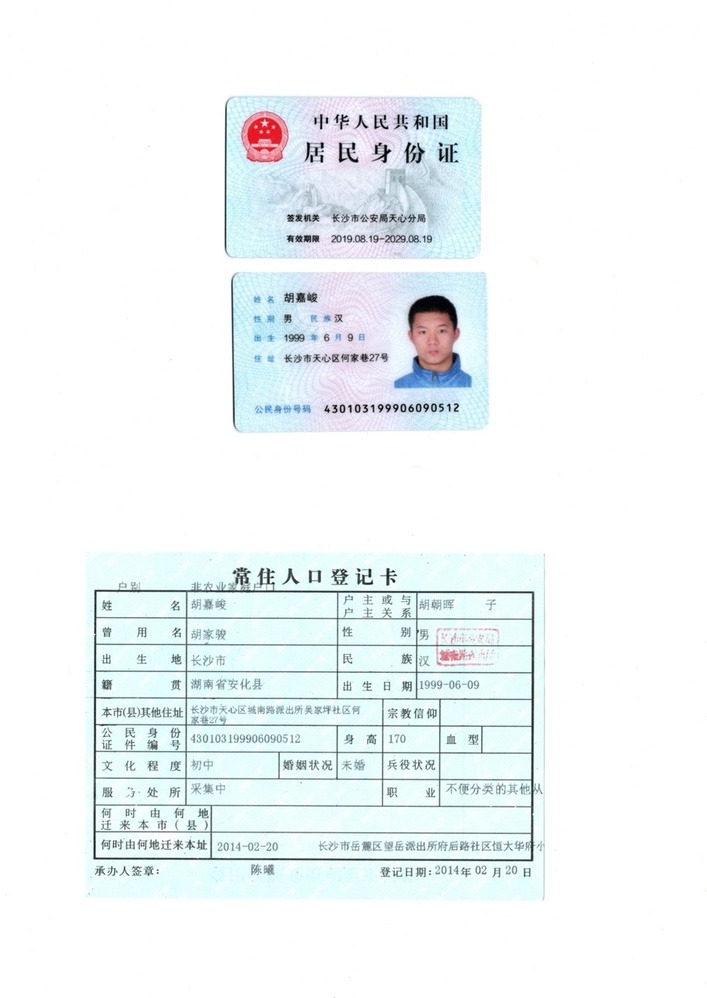
//> input picture ID_pics/Personal_ID.jpg, 707 x 998 px, shrunk from 1013 x 1431 before the run, given in place of white.MOV, which was not available
$ ./ConsoleApplication1   (built with g++ and OpenCV 4)
//> lines starting //> are read from the running program, lines starting //| are printed output that depends on the picture; after the words box and inside, x2 and y2 are one past the last pixel; in counts of white or black regions, pixels touching at a corner belong together; pictures that were not available may be replaced by others from this repository, and a replacement may not be noted

#include <iostream>
#include <stdint.h>
//opencv headfiles
#include "opencv2/opencv.hpp"
#include<opencv2/highgui/highgui.hpp>
#include<opencv2/core/core.hpp>
#include<opencv2/imgproc/imgproc.hpp>
#include<opencv2/video.hpp>
#include <string.h>

using namespace std;
using namespace cv;

const string Threshold_window_name = "Threshold Demo";
const string BGR_2_HSV_window_name = "HSV Demo";
const string BGR_2_HSV_Bar_Window = "HSV track_Bar Demo";

const string Threshold_bar_name = "Threshold_track_bar";
const string BGR_2_HSV_bar_name = "HSV_track_bar";

int initial_value = 0; // initial value of trackbar
int track_value = 255; //maxima and current value of trackbar

int H_Min = 0;
int H_Max = 255;
int S_Min = 0;
int S_Max = 255;
int V_Min = 0;
int V_Max = 255;

Mat eroded, dilated, draw_output;
void Threshold_Demo(int, void*); // function to monitor threshold change in the frame

void HSV_Demo(int, void*);//function to monitor HSV value change in the frame

void Creat_HSV_Trackbar(); // trackbar installed to finout intrested HSV value ranges

void cycle_play_vedio();
Mat  Threshold, frame, HSV_demo, HSV_filted;
int main()
{
	vector<vector<Point>> contours;
	vector<Vec4i>hierarchy;


	namedWindow(Threshold_window_name, WINDOW_FREERATIO);
	namedWindow(BGR_2_HSV_window_name, WINDOW_FREERATIO);
	namedWindow(BGR_2_HSV_Bar_Window, WINDOW_FREERATIO);
	namedWindow("show", WINDOW_FREERATIO);
	namedWindow("eroded", WINDOW_FREERATIO);
	namedWindow("dilated", WINDOW_FREERATIO);
	namedWindow("contours", WINDOW_FREERATIO);
	Creat_HSV_Trackbar();
//> slider 'H_Lower_Limit' is set to 51
//> slider 'S_Lower_Limit' is set to 51
//> slider 'V_Lower_Limit' is set to 51
	VideoCapture vid("white.MOV");
	//frame = imread("black.PNG");
	while (vid.read(frame))
	{
//> frame is the input picture: 998 rows x 707 cols, CV_8UC3; mean B, G, R 247.1, 245.7, 240.3
		// read in stream
		//vid >> frame;
		if (frame.empty())
		{
			cout << "File Open Error!!" << endl;
		}
		imshow("show", frame);
		// convert BGR to HSV
		cvtColor(frame, HSV_demo, COLOR_BGR2HSV);
//> HSV_demo: 998 rows x 707 cols, CV_8UC3; mean H, S, V 35.6, 9.5, 247.7
		// filter color
		inRange(HSV_demo, Scalar(H_Min, S_Min,V_Min), Scalar(H_Max, S_Max, V_Max), HSV_filted);
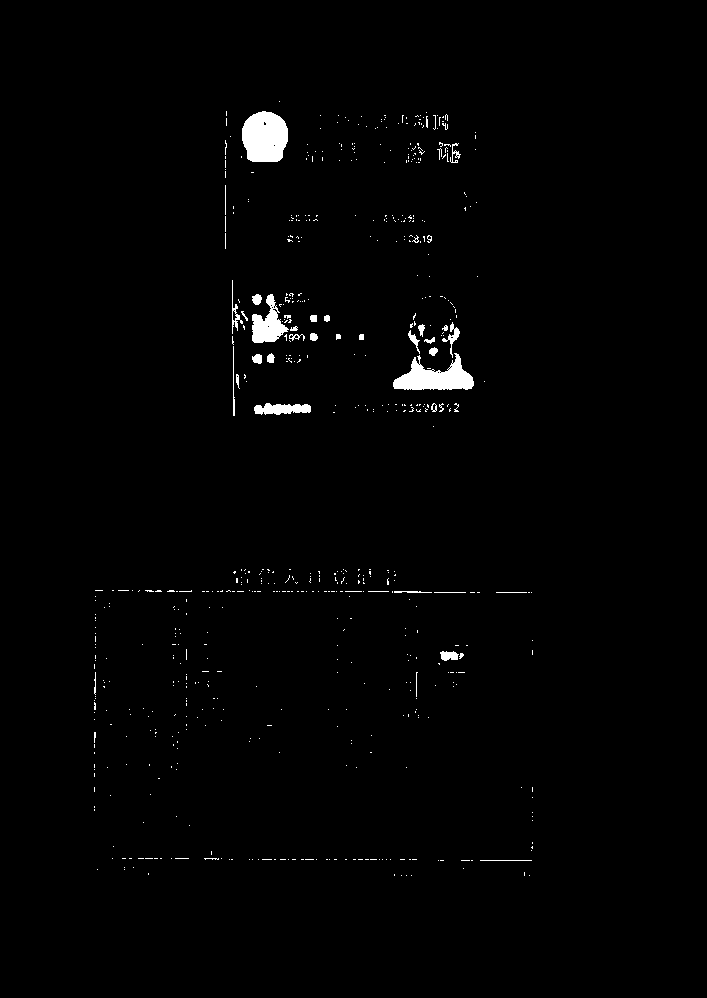
//> HSV_filted: 998 rows x 707 cols, CV_8UC1; 1.2% white; 635 white regions (593 under 20 px), largest, box (x1, y1, x2, y2) and area: (242, 111, 288, 162) 1928, (393, 353, 474, 390) 1639, (252, 294, 289, 343) 922
		imshow(BGR_2_HSV_window_name, HSV_filted);
		blur(HSV_filted,HSV_filted,Size(3, 3));
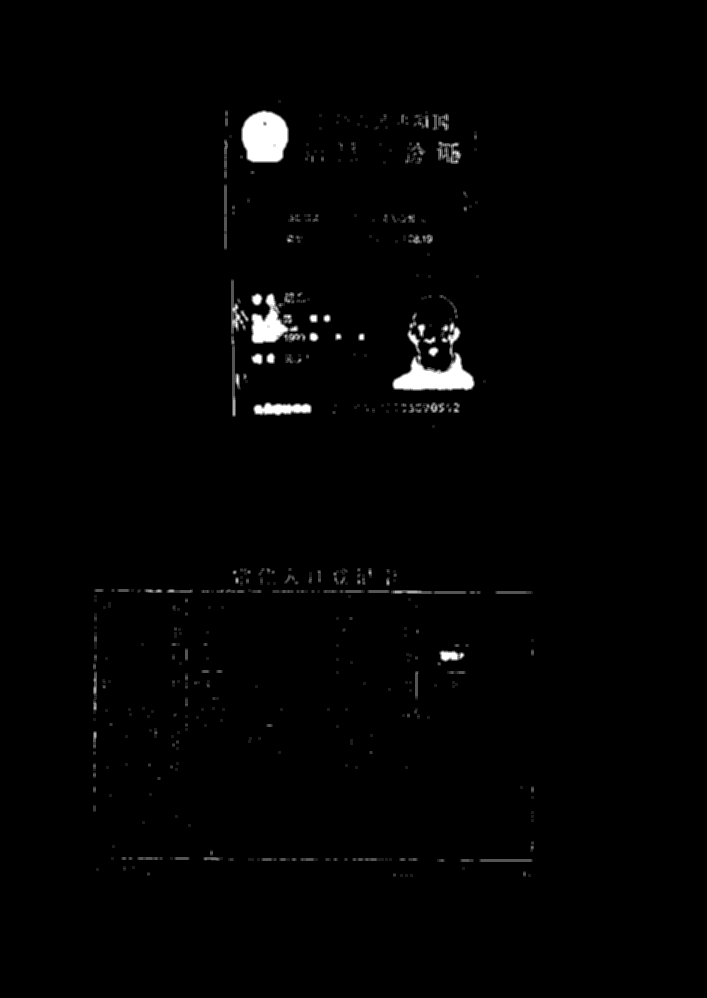
//> HSV_filted: 998 rows x 707 cols, CV_8UC1; 1.93% of pixels changed, all inside (x1, y1, x2, y2) = (93, 100, 534, 877)


		//reate a kernel to perform erosion and diolasion of image
		Mat kernel = getStructuringElement(MORPH_RECT,Size(3,3));


		dilate(HSV_filted, dilated, kernel); //dilation operation
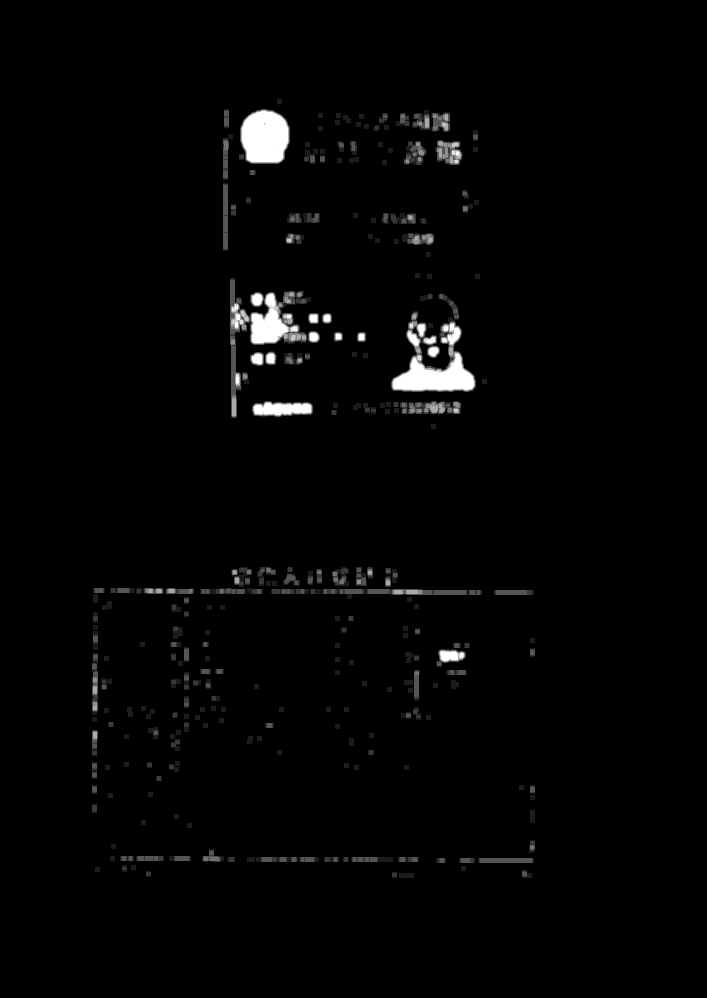
//> dilated: 998 rows x 707 cols, CV_8UC1; min 0, max 255, mean 4.6
		imshow("dilated", dilated);
		erode(dilated, eroded, kernel);//erosion operation
		imshow("eroded", eroded);

		Threshold_Demo(1, 0); // filted and convert int binary image
//> slider 'Threshold_track_bar' is set to 85
//> in Threshold_Demo, `threshold(dilated, Threshold,initial_value,track_value,THRESH_BINARY);`:
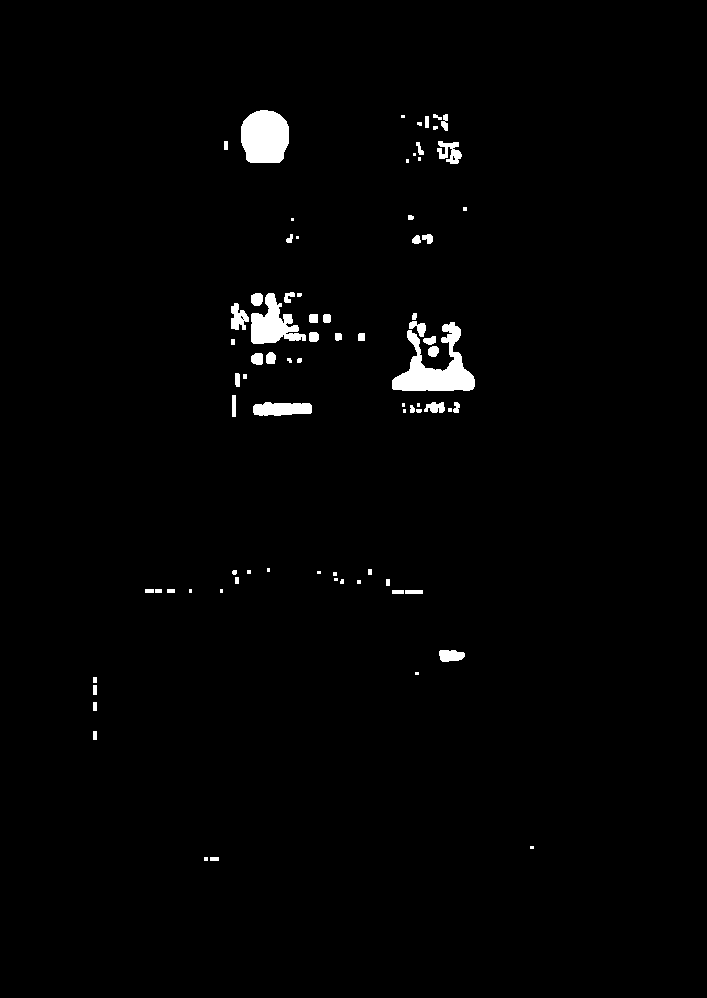
//> Threshold: 998 rows x 707 cols, CV_8UC1; 1.5% white; 79 white regions (27 under 20 px)


		//find contours
		findContours(dilated, contours, hierarchy, RETR_CCOMP, CHAIN_APPROX_SIMPLE);
//> contours = 263 contours, 109 with area under 20; largest, box (x1, y1, x2, y2) and area: (391, 294, 476, 392) 3518, (230, 278, 311, 418) 3194, (240, 109, 290, 164) 2256, (252, 401, 313, 417) 765, (322, 589, 482, 599) 689

		//find bounding rects of contours
		vector<Rect>boundRect(contours.size());
		vector<vector<Point> > contours_poly(contours.size());
//> contours_poly = 263 empty contours
		//iterate all contours and conduct polygon approximation
		for (int i = 0; i < contours.size(); i++)
		{
			approxPolyDP(contours[i], contours_poly[i], 3, true);
			boundRect[i] = boundingRect(contours_poly[i]);
		}
//> after the loop, contours_poly = 263 contours, 112 with area under 20; largest, box (x1, y1, x2, y2) and area: (392, 294, 476, 392) 3447, (230, 278, 311, 418) 3082, (240, 110, 290, 163) 2098, (252, 401, 313, 416) 710, (400, 401, 461, 414) 656; boundRect = 263 Rects (x, y, width, height), first 8: [399, 873, 15, 5], [392, 872, 5, 6], [146, 871, 5, 6], [522, 870, 10, 8], [95, 867, 5, 5], [461, 866, 5, 5], [131, 865, 5, 5], [122, 865, 5, 7]
		// draw all the contours and approximated polygon
		dilated = Mat::zeros(dilated.size(), CV_8UC3); // initialization
		for (int i = 0; i < contours.size(); i++)
		{
			drawContours(dilated, contours_poly, i, Scalar(0,0,255), 1,8,vector<Vec4i>(),0,Point());
			rectangle(dilated, boundRect[i].tl(), boundRect[i].br(), Scalar(0,255,255), 3, LINE_8, 0);
		}
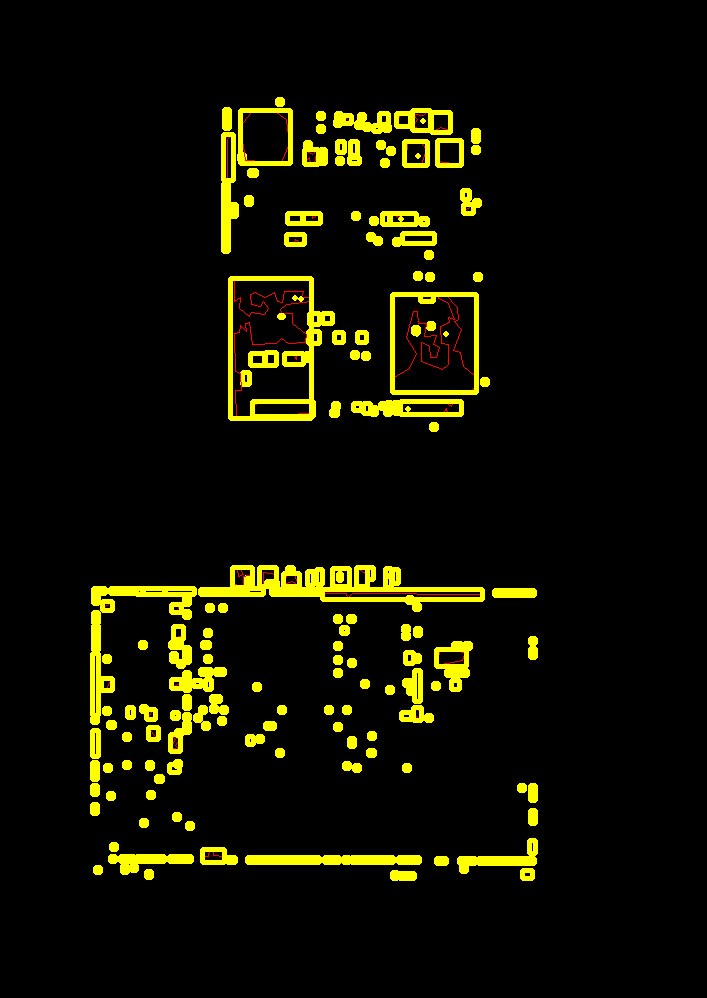
//> dilated: 998 rows x 707 cols, CV_8UC3; mean B, G, R 0, 16.1, 16.6
		/*namedWindow("draw_output", WINDOW_FREERATIO);
		imshow("draw_output", draw_output);*/
		imshow("contours", dilated);


		if (waitKey(30) >= 0)
//> the Esc key is pressed
			break;
	}
	return 0;
}

void Threshold_Demo(int, void*)
{
	createTrackbar(Threshold_bar_name, Threshold_window_name, &initial_value, track_value, Threshold_Demo);
	threshold(dilated, Threshold,initial_value,track_value,THRESH_BINARY);
	imshow(Threshold_window_name, dilated);
}

// convert BGR into HSV
void HSV_Demo(int,void*)
{
	Creat_HSV_Trackbar();
	cvtColor(frame, HSV_demo, COLOR_BGR2HSV);
	inRange(HSV_demo, Scalar(H_Min, S_Min, V_Min), Scalar(H_Max, S_Max, V_Max),HSV_filted); // filter color
	imshow(BGR_2_HSV_window_name, HSV_filted);
}

void Creat_HSV_Trackbar()
{
	createTrackbar("H_Lower_Limit", BGR_2_HSV_Bar_Window, &H_Min, H_Max, HSV_Demo);
	createTrackbar("H_Upper_Limit", BGR_2_HSV_Bar_Window, &H_Max, 255, HSV_Demo);
	createTrackbar("S_Lower_Limit", BGR_2_HSV_Bar_Window, &S_Min, S_Max, HSV_Demo);
	createTrackbar("S_Upper_Limit", BGR_2_HSV_Bar_Window, &S_Max, 255, HSV_Demo);
	createTrackbar("V_Lower_Limit", BGR_2_HSV_Bar_Window, &V_Min, V_Max, HSV_Demo);
	createTrackbar("V_Upper_Limit", BGR_2_HSV_Bar_Window, &V_Max, 255, HSV_Demo);
}

// Run program: Ctrl + F5 or Debug > Start Without Debugging menu
// Debug program: F5 or Debug > Start Debugging menu

// Tips for Getting Started:
//   1. Use the Solution Explorer window to add/manage files
//   2. Use the Team Explorer window to connect to source control
//   3. Use the Output window to see build output and other messages
//   4. Use the Error List window to view errors
//   5. Go to Project > Add New Item to create new code files, or Project > Add Existing Item to add existing code files to the project
//   6. In the future, to open this project again, go to File > Open > Project and select the .sln file
